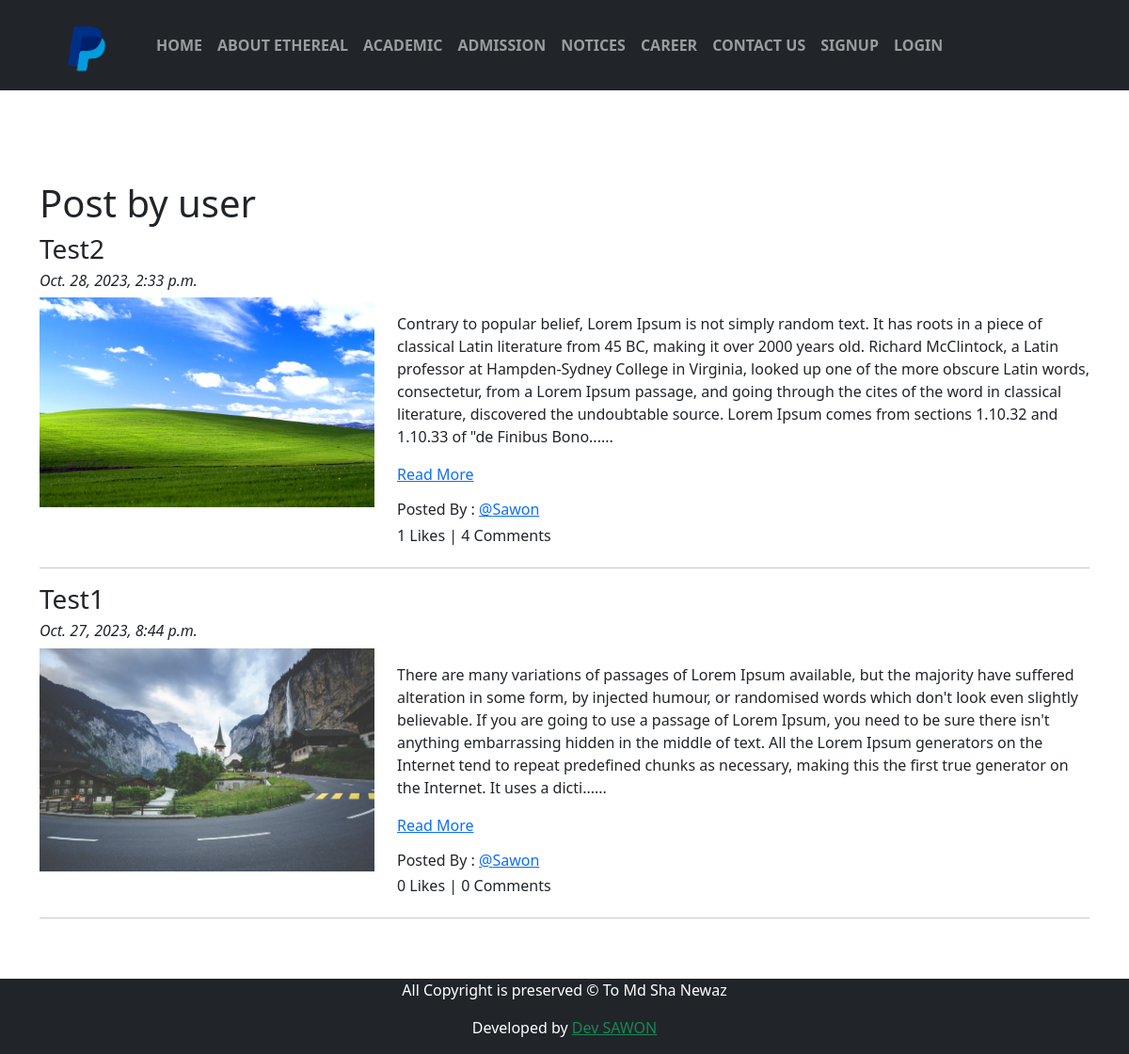
Screenshot of /blog/ with the database file from the repository.
### Blog_App/models.py (models this page shows, shortened)
class BlogModel(models.Model):
    author = models.ForeignKey(User, on_delete=models.CASCADE, related_name="post_author")
    blog_title = models.CharField(max_length=300, verbose_name="Put a Title")
    slug = models.SlugField(max_length=100, unique=True)
    blog_content = models.TextField(verbose_name="What is on your mide?")
    blog_image = models.ImageField(upload_to="blog_img", verbose_name="Image")
    publish_date = models.DateTimeField(auto_now_add=True)
    update_date = models.DateTimeField(auto_now=True)
    class Meta:
        ordering = ('-publish_date',)

### Blog_App/views.py (the view)
# urls.py: path('', views.BlogList.as_view(), name='blog_list'),
class BlogList(ListView):
    context_object_name = "blogs"
    model = BlogModel
    template_name = 'Blog_App/blog_list.html'

### Blog_App/templatetags/custom_filters.py (called while the page is built)
def range_filter(value):
    return value[0:500] + "......"

### templates/Blog_App/blog_list.html (shortened to what this page needs)
{% extends 'base.html' %}
{% load custom_filters %}
{% block body_block %}
    <h1>Post by user</h1>
    {% for blog in blogs %}
        <h3 class="">{{ blog.blog_title }}</h3>
        <h6><i>{{ blog.publish_date }}</i></h6>
        <div class="row">
            <div class="col-sm-4">
                <img class="img img-fluid" src="/media/{{ blog.blog_image }}" width="100%" alt="{{ blog.blog_title }}" title="{{ blog.blog_title }}">
            </div>
            <div class="col-sm-8">
                <p>{{ blog.blog_content|range_filter|linebreaks }} <a href="{% url 'Blog_App:blog_details' slug=blog.slug %}">Read More</a></p>
                <h6>Posted By : <a href="#">@{{ blog.author }}</a></h6>
                <h6>{{ blog.liked_blog.count }} Likes | {{ blog.blog_comment.count }} Comments</h6>
            </div>
        </div>
        <hr>
    {% endfor %}
{% endblock %}

### rows the page displays
BlogModel: blog_title "Test2", publish_date "Oct. 28, 2023, 2:33 p.m.", blog_image (picture), blog_content|range_filter "Contrary to popular belief, Lorem Ipsum is not simply random text. It has roots in a piece of classical Latin literature from 45 BC, making it over 2000 years old. Richard McClintock, a Latin professor at Hampden-Sydney College in Virginia, looked up one of the more obscure Latin words, consectetur, from a Lorem Ipsum passage, and going through the cites of the word in classical literature, discovered the undoubtable source. Lorem Ipsum comes from sections 1.10.32 and 1.10.33 of \"de Finibus Bono......", author "Sawon", liked_blog.count "1", blog_comment.count "4"
BlogModel: blog_title "Test1", publish_date "Oct. 27, 2023, 8:44 p.m.", blog_image (picture), blog_content|range_filter "There are many variations of passages of Lorem Ipsum available, but the majority have suffered alteration in some form, by injected humour, or randomised words which don't look even slightly believable. If you are going to use a passage of Lorem Ipsum, you need to be sure there isn't anything embarrassing hidden in the middle of text. All the Lorem Ipsum generators on the Internet tend to repeat predefined chunks as necessary, making this the first true generator on the Internet. It uses a dicti......", author "Sawon", liked_blog.count "0", blog_comment.count "0"
